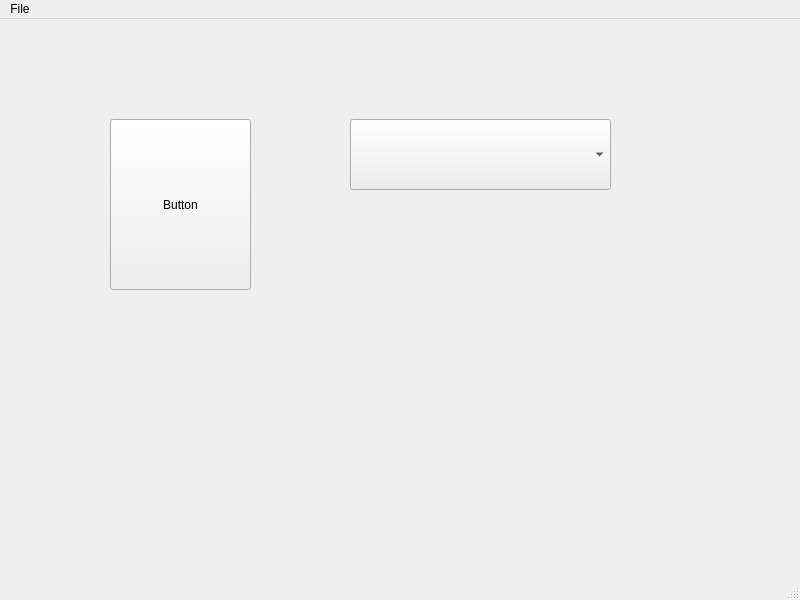
<?xml version="1.0" encoding="UTF-8"?>
<ui version="4.0">
 <class>MainWindow</class>
 <widget class="QMainWindow" name="MainWindow">
  <property name="geometry">
   <rect>
    <x>0</x>
    <y>0</y>
    <width>800</width>
    <height>600</height>
   </rect>
  </property>
  <property name="windowTitle">
   <string>MainWindow</string>
  </property>
  <widget class="QWidget" name="centralwidget">
   <widget class="Button" name="pushButton">
    <property name="geometry">
     <rect>
      <x>110</x>
      <y>100</y>
      <width>141</width>
      <height>171</height>
     </rect>
    </property>
    <property name="text">
     <string>Button</string>
    </property>
   </widget>
   <widget class="QComboBox" name="comboBox">
    <property name="geometry">
     <rect>
      <x>350</x>
      <y>100</y>
      <width>261</width>
      <height>71</height>
     </rect>
    </property>
   </widget>
  </widget>
  <widget class="QMenuBar" name="menubar">
   <property name="geometry">
    <rect>
     <x>0</x>
     <y>0</y>
     <width>800</width>
     <height>26</height>
    </rect>
   </property>
   <widget class="QMenu" name="menuFile">
    <property name="title">
     <string>File</string>
    </property>
    <addaction name="actionOpen"/>
    <addaction name="actionExit"/>
   </widget>
   <addaction name="menuFile"/>
  </widget>
  <widget class="QStatusBar" name="statusbar"/>
  <action name="actionOpen">
   <property name="text">
    <string>Open</string>
   </property>
  </action>
  <action name="actionExit">
   <property name="text">
    <string>Exit</string>
   </property>
  </action>
 </widget>
 <customwidgets>
  <customwidget>
   <class>Button</class>
   <extends>QPushButton</extends>
   <header>Button</header>
  </customwidget>
 </customwidgets>
 <resources/>
 <connections/>
</ui>
